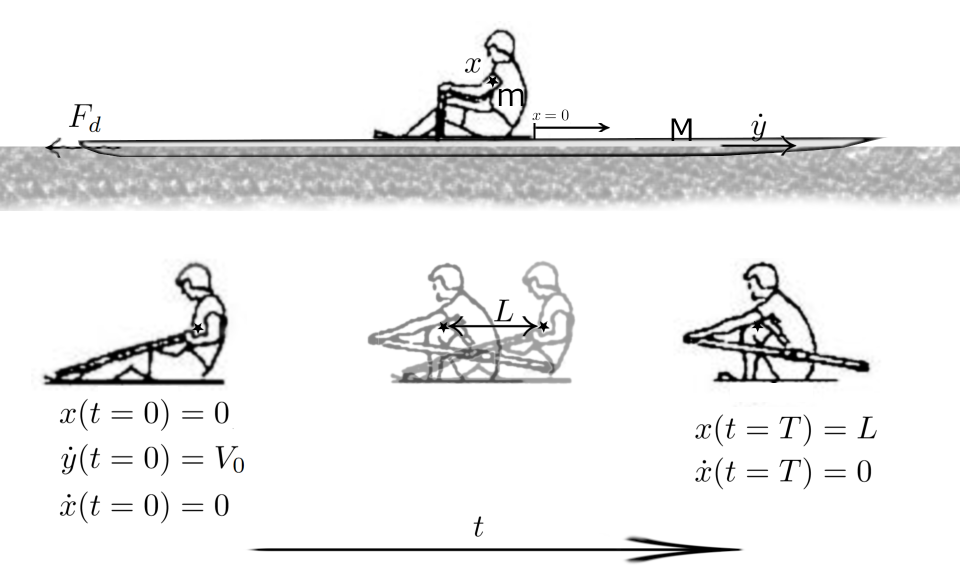
#> input picture assets/diagram.png, 1920 x 1164 px, found by its file name (shown at 1/2 size)
$ python interactive.py
#> lines starting #> are read from the running program, lines starting #| are printed output that depends on the picture
### src/rowEquation.py
import numpy as np
from scipy.integrate import solve_ivp
import matplotlib.pyplot as plt


class RowEquation():
    def __init__(self,m=80, M=20, L=-1, T=1, rho: float = 1000, S: float = 0.5, Cd: float = 0.004, y0_dot: float = 10):
        self.m = m
        self.M = M
        self.L = L
        self.T = T
        self.mu = 1/(M+m)
        self.B = self.m*self.mu
        self.Cd = Cd #N s^2 / m^2
        self.rho = rho # kg/m^3
        self.S = S
        self.A = -0.5*self.S*self.rho*self.Cd*self.mu
        self.coeffs = []
        self.polinomical_grade = None
        self.y0 = 0
        self.y0_dot = y0_dot
        self.solution = None

    def set_rower_cinematic(self, high_coeffs: list = []):
        """
        Define the coefficients of the polynomial rower cinematic.
        Coefficients a0, a1, a2, a3 are not free — they are derived from the others.
        """
        high_coeffs = list(high_coeffs)   # ✅ convierte arrays a listas

        n = len(high_coeffs) + 3  # grado del polinomio

        a2 = 3 * self.L / self.T**2 + sum(
            (k - 3) * high_coeffs[k - 4] * self.T**(k - 2)
            for k in range(4, n + 1)
        )
        a3 = -2 * self.L / self.T**3 - sum(
            (k - 2) * high_coeffs[k - 4] * self.T**(k - 3)
            for k in range(4, n + 1)
        )

        self.coeffs = [0, 0, a2, a3] + high_coeffs
        self.polinomical_grade = len(self.coeffs) - 1

        return len(self.coeffs), self.polinomical_grade

    def x(self,t):
        """
        Calculates the rower position according to his/her polinomical cinematic. Depens on time.
        Ship position is the rower frame of reference.
        """
        return sum(self.coeffs[k]*t**k for k in range(len(self.coeffs)))

    def x_dot(self,t):
        """
        Calculates the rower speed according to his/her polinomical cinematic. Depens on time.
        Ship position is the rower frame of reference.
        """
        return sum(k*self.coeffs[k]*t**(k-1) for k in range(1, len(self.coeffs)))

    def x_ddot(self,t):
        """
        Calculates the rower acceleration according to his/her polinomical cinematic. Depens on time.
         Ship position is the rower frame of reference.
        """
        return sum(k*(k-1)*self.coeffs[k]*t**(k-2) for k in range(2, len(self.coeffs)))

    def dynamic_edo(self, t, v):
        """Dynamic EDO which relates water frictional force and the rower's movement on the ship."""
        return self.A*np.abs(v)*v - self.B*self.x_ddot(t)

    def solve_edo(self, y0: float =0, y0_dot: float = None, n_t_intervals: int = 5000):

        # ----------------------
        # Resolver numéricamente
        # ----------------------
        y0_dot = self.y0_dot if y0_dot is None else y0_dot
        t_span = (0, self.T)
        t_eval = np.linspace(0, self.T, n_t_intervals)
        sol = solve_ivp(lambda t, y: [self.dynamic_edo(t, y[0]), y[0]], t_span, [y0_dot, y0], t_eval=t_eval)

        yy_dot = sol.y[0]  # y'(t)
        yy = sol.y[1]  # y(t)
        yy_ddot = self.A * yy_dot**2 - self.B * np.array([self.x_ddot(ti) for ti in t_eval])

        tt = np.linspace(0, self.T, n_t_intervals)
        xx = self.x(tt)
        xx_dot = self.x_dot(tt)
        xx_ddot = self.x_ddot(tt)

        solution = {'tt': tt,
                    'xx': xx,
                    'xx_dot': xx_dot,
                    'xx_ddot': xx_ddot,
                    'yy': yy,
                    'yy_dot': yy_dot,
                    'yy_ddot': yy_ddot}
        self.solution = solution
        self.calculate_magnitudes()
        return solution

    def calculate_magnitudes(self):
        if not self.solution:
            return
        V_i = self.y0_dot
        V_f = self.solution['yy_dot'][-1]
        # p_i = self.solution['yy'][0]
        p_f = self.solution['yy'][-1]

        ## Energía mecánica perdida del sistema:
        Ei = 0.5*(self.M+self.m)*V_i**2
        Ef = 0.5*(self.M+self.m)*V_f**2
        dE_sistema =Ef - Ei
        ## Energía gastaad por el remero:
        dE_rower = self.calculate_energy()

        self.solution['magnitudes'] = {
            'Ei': Ei,
            'Ef': Ef,
            'dE_sist': dE_sistema,
            'dE_rower': dE_rower,
            'p_f': p_f,
            'v_f': V_f,
            'dv': V_f-V_i}

    def calculate_energy(self):
        """
        Calcula la energía gastada por la persona al caminar sobre el barco
        usando la solución almacenada en self.solution.
        """
        if self.solution is None:
            raise ValueError("Primero debes resolver la EDO con solve_edo()")

        tt = self.solution['tt']
        xx_ddot = self.solution['xx_ddot']   # aceleración persona relativa al barco
        yy_dot = self.solution['yy_dot']     # velocidad barco relativa al agua
        xx_dot = self.solution['xx_dot']     # velocidad persona relativa al barco
        yy_ddot = self.solution['yy_ddot']     # velocidad barco relativa al agua

        # Fuerza que la persona aplica sobre el barco
        # F_persona = self.B * xx_ddot + self.A * np.abs(yy_dot) * yy_dot
        F_persona = self.m*(xx_ddot+yy_ddot)
        # Energía gastada = integral de F_persona * v_rel_persona dt
        dt = tt[1] - tt[0]
        E_persona = np.sum(F_persona * xx_dot)*dt

        return E_persona

    # [83 lines left out: functions plot_rower_cinematic, plot, summary, not called in this run]

### src/interactive.py
import numpy as np
import matplotlib.pyplot as plt
from matplotlib.widgets import Button, Slider, TextBox
from rowEquation import RowEquation
import matplotlib.image as mpimg


class InteractiveRowEquationPlot:
    def __init__(self):
        self.eq = RowEquation()
        self.degree = 4
        self.points = []

        # Inicializar polinomio y solución
        self.eq.set_rower_cinematic([1])
        self.eq.solve_edo()

        # Figura con 3x2 subplots
        self.fig, self.axs = plt.subplots(4, 2, figsize=(15, 12))
        plt.subplots_adjust(right=0.78, hspace=0.4)
        self.cid = self.fig.canvas.mpl_connect('button_press_event', self.onclick)

        self._add_controls()
        self.draw_plots()
        plt.show()

    # ------------------------------------------------------------------
    # Panel lateral (sliders, cajas de texto y botones)
    # ------------------------------------------------------------------
    def _add_controls(self):
        slider_ax = 0.8
        height = 0.04
        spacing = 0.06

        # Grado del polinomio
        self.slider_deg = Slider(plt.axes([slider_ax+0.02, 0.85, 0.15, height]),
                                'Grado', 4, 10, valinit=self.degree, valstep=1)
        self.slider_deg.on_changed(self.change_degree)

        # Parámetros modificables
        params = ['M', 'm', 'L', 'T', 'rho', 'S', 'Cd', 'y0_dot']
        self.textboxes = {}
        for i, p in enumerate(params):
            ax_box = plt.axes([slider_ax+0.02, 0.75 - i * spacing, 0.15, height])
            box = TextBox(ax_box, f'{p}: ', initial=str(getattr(self.eq, p)))
            box.on_submit(self.update_param)
            self.textboxes[p] = box

        # NUEVO: y0_dot
        # ax_y0_dot = plt.axes([slider_ax+0.02, 0.75 - len(params)*spacing, 0.15, height])
        # self.box_y0_dot = TextBox(ax_y0_dot, 'y0_dot: ', initial=str(self.eq.y0_dot))
        # self.box_y0_dot.on_submit(self.update_param)

        # Botones
        self.ax_reset = plt.axes([slider_ax, 0.15, 0.15, 0.05])
        self.button_reset = Button(self.ax_reset, 'Reset puntos')
        self.button_reset.on_clicked(self.reset_points)

        self.ax_fit = plt.axes([slider_ax, 0.05, 0.15, 0.05])
        self.button_fit = Button(self.ax_fit, 'Ajustar')
        self.button_fit.on_clicked(self.fit_polynomial)


    # ------------------------------------------------------------------
    # Gráficas
    # ------------------------------------------------------------------
    def draw_plots(self):

        for i in range(3):
            for j in range(2):
                self.axs[i, j].clear()

        s = self.eq.solution
        if s is None:
            return
        # --- x(t)
        self.axs[0, 0].plot(s['tt'], s['xx'], color='blue')
        self.axs[0, 0].set_title('x(t) — Rower Position')
        self.axs[0, 0].set_xlabel('Time [s]')
        self.axs[0, 0].set_ylabel('Position [m]')

        self.axs[1, 0].plot(s['tt'], s['xx_dot'], color='red')
        self.axs[1, 0].set_title("x'(t) — Rower Speed")
        self.axs[1, 0].set_xlabel('Time [s]')
        self.axs[1, 0].set_ylabel('Speed [m/s]')

        self.axs[2, 0].plot(s['tt'], s['xx_ddot'], color='green')
        self.axs[2, 0].set_title("x''(t) — Rower Acceleration")
        self.axs[2, 0].set_xlabel('Time [s]')
        self.axs[2, 0].set_ylabel('Acceleration [m/s²]')

        if self.points:
            px, py = zip(*self.points)
            self.axs[2, 0].scatter(px, py, color='black', label='Puntos')
            self.axs[2, 0].legend()

        # --- y(t)
        self.axs[0, 1].plot(s['tt'], s['yy'], color='blue')
        self.axs[0, 1].set_title('y(t) — Boat Position')
        self.axs[0, 1].set_xlabel('Time [s]')
        self.axs[0, 1].set_ylabel('Position [m]')

        self.axs[1, 1].plot(s['tt'], s['yy_dot'], color='red')
        self.axs[1, 1].set_title("y'(t) — Boat Speed")
        self.axs[1, 1].set_xlabel('Time [s]')
        self.axs[1, 1].set_ylabel('Speed [m/s]')

        self.axs[2, 1].plot(s['tt'], s['yy_ddot'], color='green')
        self.axs[2, 1].set_title("y''(t) — Boat Acceleration")
        self.axs[2, 1].set_xlabel('Time [s]')
        self.axs[2, 1].set_ylabel('Acceleration [m/s²]')


        for i in range(3):
            for j in range(2):
                self.axs[i, j].grid(True)
                self.axs[i, j].set_xlim(0, self.eq.T)

        if 'magnitudes' in s and self.eq.solution['magnitudes'] is not None:
            for txt in self.fig.texts:
                txt.remove()
            mag = s['magnitudes']
            info_text = (
                f"Ei: {mag['Ei']:.2f} J\n"
                f"Ef: {mag['Ef']:.2f} J\n"
                f"dE_sist: {mag['dE_sist']:.2f} J\n"
                f"dE_rower: {mag['dE_rower']:.2f} J\n"
                f"dx_f: {mag['p_f']:.2f} m\n"
                f"v_f: {mag['v_f']:.2f} m/s\n"
                f"dv: {mag['dv']:.2f} m/s"
            )
            # Posición fija en la ventana de la figura
            self.fig.text(0.81, 0.33, info_text, fontsize=10, verticalalignment='top', bbox=dict(facecolor='white', alpha=0.8))
        try:
            # Antes de dibujar la imagen
            for j in range(2):
                self.axs[3, j].remove()  # elimina los axes vacíos de la fila 4
            img = mpimg.imread('assets/diagram.png')  # reemplaza con tu archivo
#> img is the input picture: shape (1164, 1920, 4) float32; mean R, G, B, A 0.93, 0.93, 0.93, 1
            ax_img = self.fig.add_axes([0.05, 0.00, 0.9, 0.25])  # ajusta la posición y tamaño
            ax_img.imshow(img)
            ax_img.axis('off')
        except:
            pass

        self.fig.canvas.draw_idle()

    # ------------------------------------------------------------------
    # Eventos interactivos
    # ------------------------------------------------------------------
    # [4 lines left out: function onclick, not called in this run]

    def reset_points(self, event):
        self.points = []
        self.draw_plots()

    # [77 lines left out: functions change_degree, update_param, fit_polynomial, not called in this run]


if __name__ == "__main__":
    InteractiveRowEquationPlot()
#> in __init__, `plt.show()`:
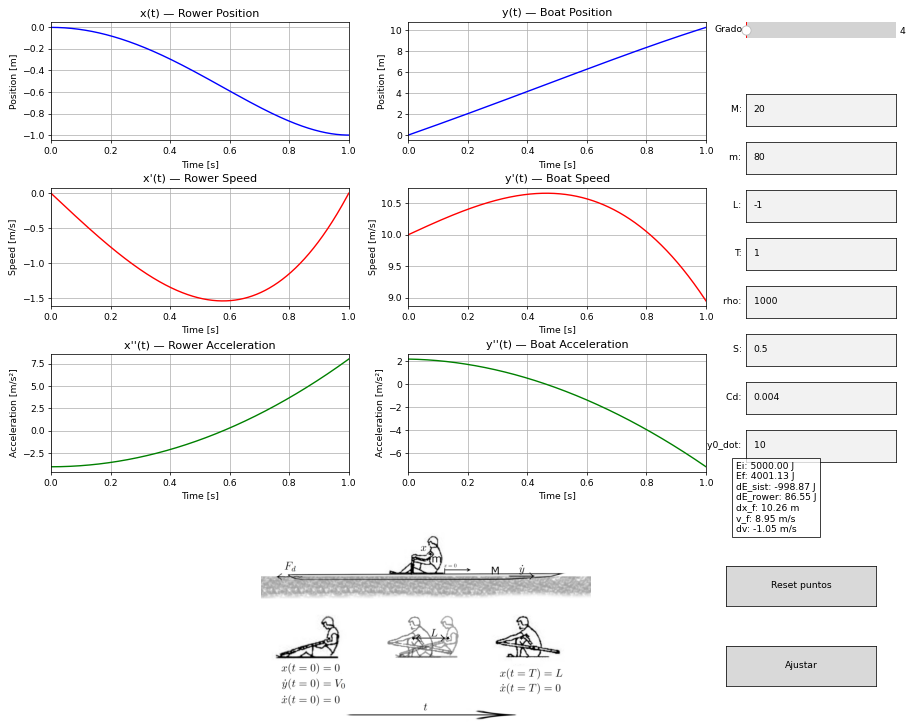
#> figure drawn by matplotlib, 16 panels; panel 1: curve peaks at x = 0, y = 0; panel 2: curve peaks at x = 1, y = 10.26; panel 3: curve peaks at x = 0, y = 0; panel 4: curve peaks at x = 0.464, y = 10.66
